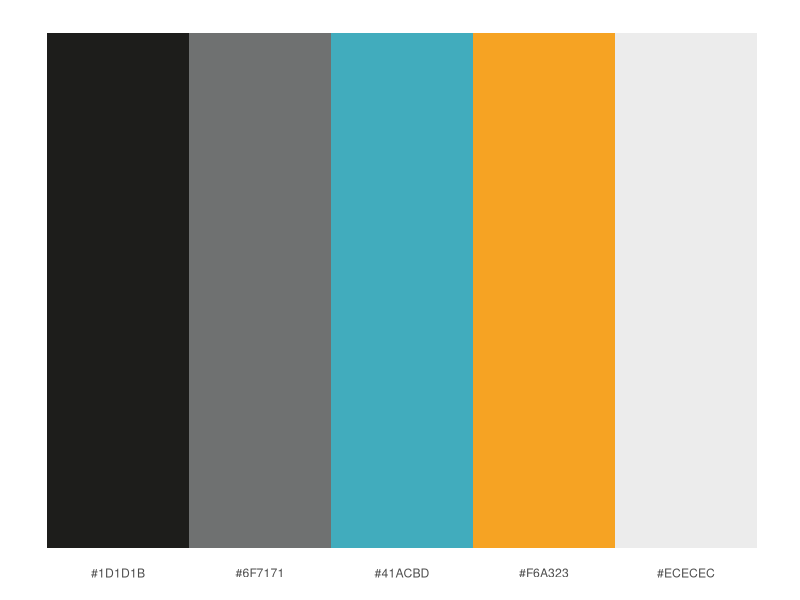
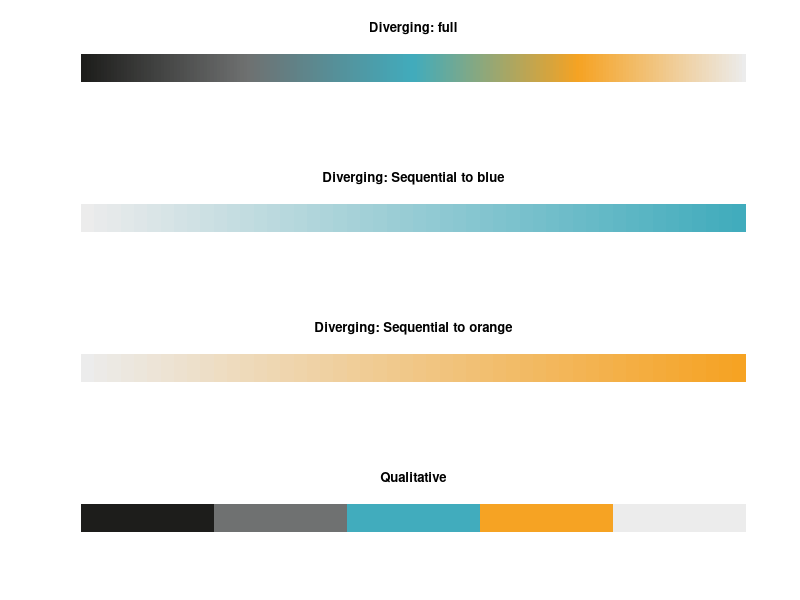
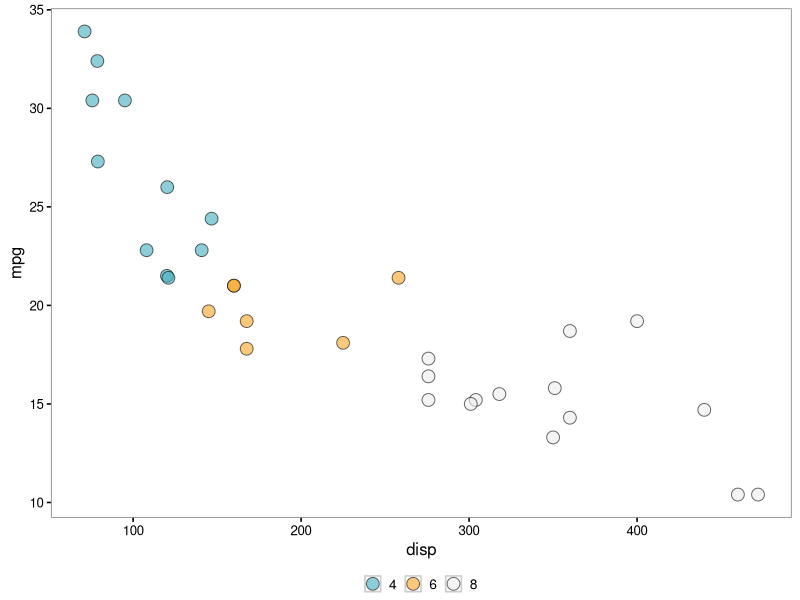
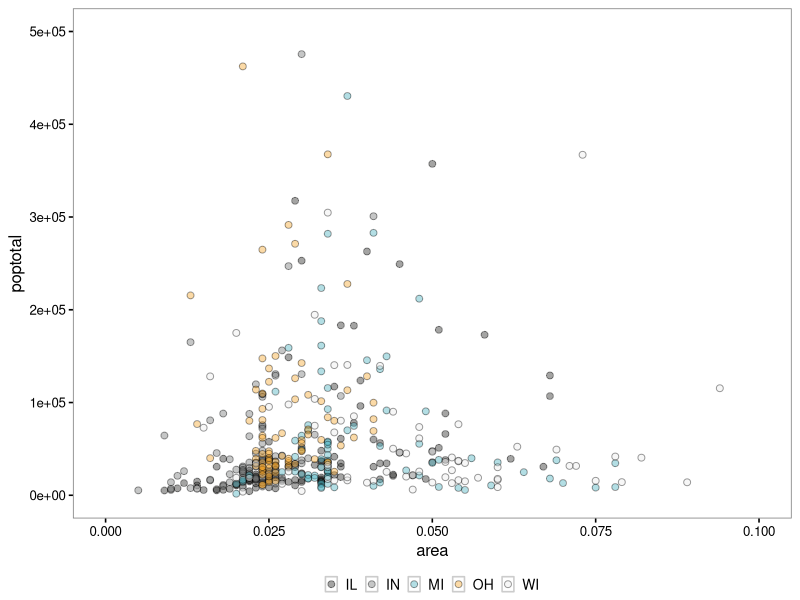
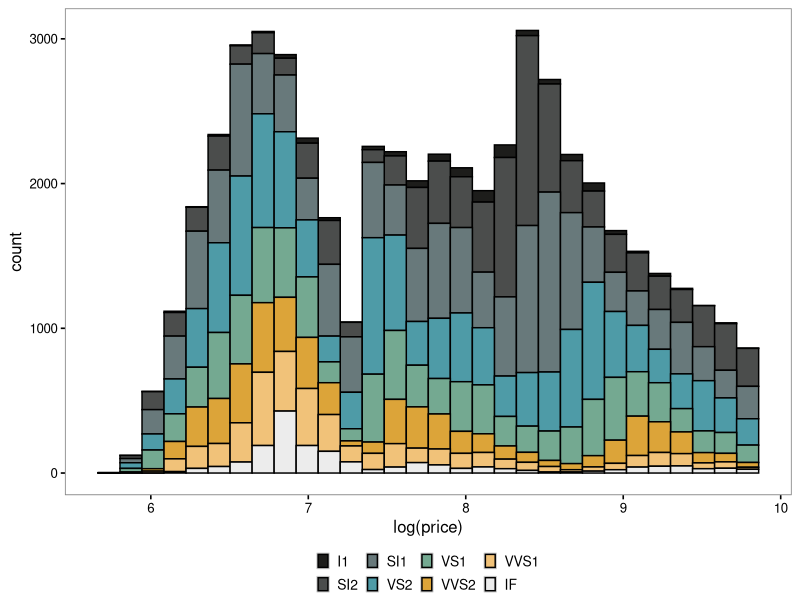
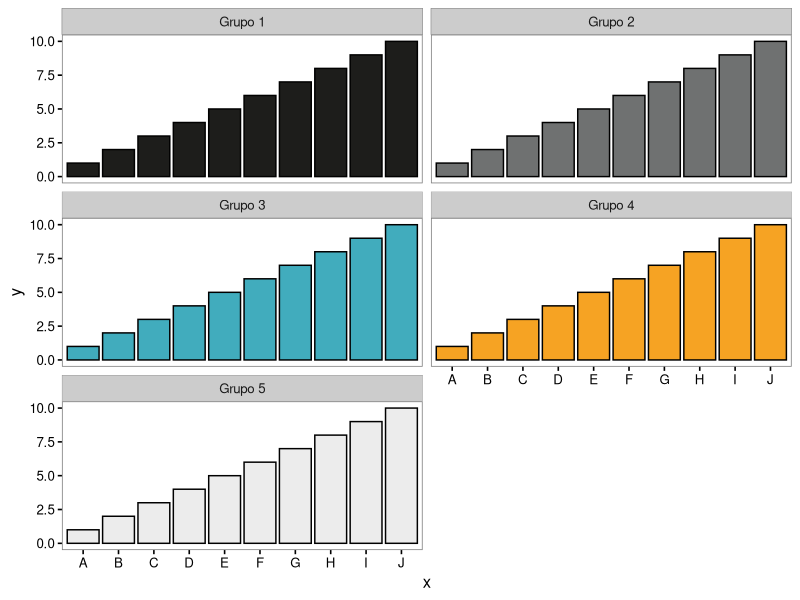

The R script that drew these images, in order:
## ---- chunk 1
knitr::opts_chunk$set(
  collapse = T,
  comment = "#>",
  message = F,
  warning = F,
  echo = T,
  fig.align="center"
)
## ---- chunk 2
tb_colors <- toupper(c(
  
  "#F6A323", # Laranja 
  "#1d1d1b", # Cinza mais escuro
  "#6f7171", # Cinza mais claro
  "#ececec", # Cinza quase-branco 
  "#41ACBD"  # Azul
  
  ))
## ---- chunk 3
library(ggplot2)
library(tibble)
library(dplyr)

rgb <- col2rgb(tb_colors)
tsp <- TSP::as.TSP(dist(t(rgb)))
sol <- TSP::solve_TSP(tsp, control = list(repetitions = 1e3))
lab <- convertColor(t(rgb), 'sRGB', 'Lab')
tb_colors <- tb_colors[order(lab[, 'L'])]

tibble(x = 1:length(tb_colors), y = 1, fill = tb_colors) %>%
  ggplot(aes(x, y, fill = fill)) +
  geom_col(show.legend = F, width = 1) +
  theme(
    axis.title = element_blank(),
    axis.text.y = element_blank(),
    axis.text.x = element_text(vjust = 5),
    axis.ticks = element_blank(),
    panel.background = element_blank()
  ) +
  scale_fill_manual(values = tb_colors, breaks = tb_colors) +
  scale_x_continuous(breaks = 1:length(tb_colors), labels = tb_colors)
## ---- chunk 4
# número de cores que eu quero
n <- 10
colorRampPalette(tb_colors)(n) # display n cores
## ---- chunk 5

seq_to_blue   <- toupper(c("#ececec", "#41ACBD"))
seq_to_orange <- toupper(c("#ececec", "#F6A323"))

par(mfrow=c(4,1))

barplot(rep(1, 200),
        yaxt = "n",
        space = c(0, 0),
        border = NA, 
        col= colorRampPalette(tb_colors)(200),
        main = "Diverging: full")

barplot(rep(1, 50),
        yaxt = "n",
        space = c(0, 0),
        border = NA, 
        col= colorRampPalette(seq_to_blue)(50),
        main = "Diverging: Sequential to blue")

barplot(rep(1, 50),
        yaxt = "n",
        space = c(0, 0),
        border = NA, 
        col= colorRampPalette(seq_to_orange)(50),
        main = "Diverging: Sequential to orange")

barplot(rep(1, length(tb_colors)),
        yaxt = "n",
        space = c(0, 0),
        border = NA, 
        col= tb_colors,
        main = "Qualitative")
## ---- chunk 6

theme_tb <- function (base_size = 12, base_family = "Helvetica",
                      legend.position="bottom", legend_size= 10) {
  
  theme_grey(base_size = base_size, base_family = base_family) %+replace% 
  theme(
    
    legend.position = legend.position , 
    legend.margin=unit(-.2,"cm"),
    legend.text=element_text(size=legend_size),
    legend.title = element_blank(), # size=.5
    
    axis.text = element_text(size = rel(0.8)),
    axis.ticks = element_line(colour = "black"), 
    
    legend.key = element_rect(colour = "grey80"), 
    legend.key.size = unit(.3, "cm"),
    
    panel.background = element_rect(fill = "white", colour = NA),
    panel.border = element_rect(fill = NA,  colour = "grey50"), 
    panel.grid.major = element_line(colour = "white", size = 0.2),
    panel.grid.minor = element_line(colour = "white",  size = 0.5), 
    
    strip.background = element_rect(fill = "grey80", colour = "grey50", size = 0.2)
    
  )
  
}
## ---- chunk 7
library(ggplot2)

numero_de_cores <- dplyr::n_distinct(as.factor(mtcars$cyl))
pal <- colorRampPalette(tb_colors[3:5])(numero_de_cores)

ggplot(mtcars, aes(x = disp, y = mpg, fill = as.factor(cyl))) + 
  geom_point(shape = 21, size = 4, alpha = .6) +
  # aplica theme_tb e paleta de cores
  theme_tb() +
  scale_fill_manual(values = pal)
## ---- chunk 8
numero_de_cores <- dplyr::n_distinct(diamonds$cut)
pal <- colorRampPalette(tb_colors)(numero_de_cores)

ggplot(midwest, aes(x = area, y = poptotal, fill = state)) +
  geom_point(alpha = .4, size = 2, shape = 21) +
  # aplica theme_tb e paleta de cores
  theme_tb() +
  xlim(c(0, 0.1)) + 
  ylim(c(0, 500000)) + 
  scale_fill_manual(values = pal)
## ---- chunk 9

numero_de_cores <- dplyr::n_distinct(diamonds$clarity)
pal <- colorRampPalette(tb_colors)(numero_de_cores)

ggplot(diamonds, aes(x = log(price), fill = clarity)) + 
  geom_histogram(color = "black") +
  theme_tb() +
  scale_fill_manual(values = pal)
## ---- chunk 10
test <- list(tibble(y = 1:10, x = LETTERS[1:10]))

rep(test, 5) %>% 
  purrr::set_names(sprintf("Grupo %s", 1:5)) %>% 
  tibble::enframe(name = "grp") %>% 
  tidyr::unnest(value) %>% 
  ggplot(aes(x, y, fill = grp)) +
  geom_col(show.legend = F, color = "black") +
  facet_wrap(~ grp, ncol = 2) + 
  scale_fill_manual(values = tb_colors) +
  theme_tb()
